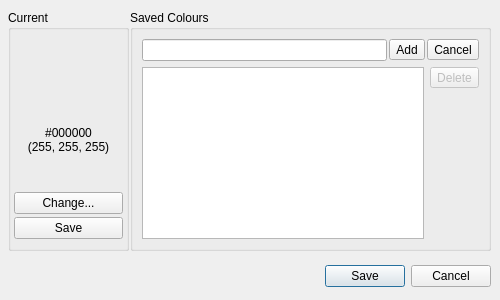
<?xml version="1.0" encoding="UTF-8"?>
<ui version="4.0">
 <class>Dialog</class>
 <widget class="QDialog" name="Dialog">
  <property name="windowModality">
   <enum>Qt::ApplicationModal</enum>
  </property>
  <property name="geometry">
   <rect>
    <x>0</x>
    <y>0</y>
    <width>500</width>
    <height>300</height>
   </rect>
  </property>
  <property name="minimumSize">
   <size>
    <width>500</width>
    <height>300</height>
   </size>
  </property>
  <property name="maximumSize">
   <size>
    <width>500</width>
    <height>300</height>
   </size>
  </property>
  <property name="baseSize">
   <size>
    <width>500</width>
    <height>300</height>
   </size>
  </property>
  <property name="windowTitle">
   <string>Select a Colour</string>
  </property>
  <property name="windowIcon">
   <iconset theme="color-picker"/>
  </property>
  <property name="modal">
   <bool>true</bool>
  </property>
  <widget class="QDialogButtonBox" name="buttonBox">
   <property name="geometry">
    <rect>
     <x>10</x>
     <y>260</y>
     <width>481</width>
     <height>32</height>
    </rect>
   </property>
   <property name="orientation">
    <enum>Qt::Horizontal</enum>
   </property>
   <property name="standardButtons">
    <set>QDialogButtonBox::Cancel|QDialogButtonBox::Save</set>
   </property>
  </widget>
  <widget class="QGroupBox" name="PreviewBox">
   <property name="geometry">
    <rect>
     <x>8</x>
     <y>10</y>
     <width>121</width>
     <height>241</height>
    </rect>
   </property>
   <property name="title">
    <string extracomment="The currently selected colour in the Colour Picker dialog box">Current</string>
   </property>
   <property name="flat">
    <bool>false</bool>
   </property>
   <layout class="QVBoxLayout" name="verticalLayout">
    <property name="spacing">
     <number>10</number>
    </property>
    <property name="leftMargin">
     <number>3</number>
    </property>
    <property name="rightMargin">
     <number>3</number>
    </property>
    <item>
     <spacer name="verticalSpacer">
      <property name="orientation">
       <enum>Qt::Vertical</enum>
      </property>
      <property name="sizeHint" stdset="0">
       <size>
        <width>20</width>
        <height>40</height>
       </size>
      </property>
     </spacer>
    </item>
    <item>
     <widget class="QWidget" name="CurrentPreview" native="true">
      <property name="minimumSize">
       <size>
        <width>0</width>
        <height>50</height>
       </size>
      </property>
      <property name="maximumSize">
       <size>
        <width>16777215</width>
        <height>50</height>
       </size>
      </property>
     </widget>
    </item>
    <item>
     <widget class="QLabel" name="CurrentLabel">
      <property name="text">
       <string notr="true">#000000
(255, 255, 255)</string>
      </property>
      <property name="alignment">
       <set>Qt::AlignCenter</set>
      </property>
     </widget>
    </item>
    <item>
     <spacer name="verticalSpacer_2">
      <property name="orientation">
       <enum>Qt::Vertical</enum>
      </property>
      <property name="sizeHint" stdset="0">
       <size>
        <width>20</width>
        <height>40</height>
       </size>
      </property>
     </spacer>
    </item>
    <item>
     <widget class="QWidget" name="CurrentButtons" native="true">
      <layout class="QVBoxLayout" name="verticalLayout_4">
       <property name="spacing">
        <number>3</number>
       </property>
       <property name="leftMargin">
        <number>0</number>
       </property>
       <property name="topMargin">
        <number>0</number>
       </property>
       <property name="rightMargin">
        <number>0</number>
       </property>
       <property name="bottomMargin">
        <number>0</number>
       </property>
       <item>
        <widget class="QPushButton" name="OpenPicker">
         <property name="toolTip">
          <string extracomment="Colour Picker: Tooltip informing the user what the &quot;Change...&quot; button will do">Opens the system's colour picker</string>
         </property>
         <property name="text">
          <string>Change...</string>
         </property>
         <property name="icon">
          <iconset theme="document-edit">
           <normaloff>.</normaloff>.</iconset>
         </property>
        </widget>
       </item>
       <item>
        <widget class="QPushButton" name="OpenSaveWidget">
         <property name="toolTip">
          <string extracomment="Colour Picker: Tooltip informing the user what the Save colour button does">Save this colour to the saved colour list</string>
         </property>
         <property name="text">
          <string>Save</string>
         </property>
         <property name="icon">
          <iconset theme="document-save">
           <normaloff>.</normaloff>.</iconset>
         </property>
        </widget>
       </item>
      </layout>
     </widget>
    </item>
   </layout>
  </widget>
  <widget class="QGroupBox" name="SavedBox">
   <property name="geometry">
    <rect>
     <x>130</x>
     <y>10</y>
     <width>361</width>
     <height>241</height>
    </rect>
   </property>
   <property name="title">
    <string>Saved Colours</string>
   </property>
   <layout class="QVBoxLayout" name="verticalLayout_2">
    <item>
     <widget class="QWidget" name="SaveWidget" native="true">
      <layout class="QHBoxLayout" name="horizontalLayout_2">
       <property name="spacing">
        <number>2</number>
       </property>
       <property name="leftMargin">
        <number>0</number>
       </property>
       <property name="topMargin">
        <number>0</number>
       </property>
       <property name="rightMargin">
        <number>0</number>
       </property>
       <property name="bottomMargin">
        <number>0</number>
       </property>
       <item>
        <widget class="QLineEdit" name="ColourName">
         <property name="toolTip">
          <string>Add the current colour to your saved colours list by giving it a name</string>
         </property>
         <property name="maxLength">
          <number>100</number>
         </property>
        </widget>
       </item>
       <item>
        <widget class="QToolButton" name="SaveToList">
         <property name="toolTip">
          <string extracomment="Colour Picker: Tooltip informing the user what the Save icon does">Save the current colour to the saved list</string>
         </property>
         <property name="text">
          <string>Add</string>
         </property>
         <property name="icon">
          <iconset theme="document-save">
           <normaloff>.</normaloff>.</iconset>
         </property>
        </widget>
       </item>
       <item>
        <widget class="QToolButton" name="CloseSaveWidget">
         <property name="toolTip">
          <string extracomment="Colour Picker: Tooltip informing the user what the Cancel icon does">Cancel saving this colour</string>
         </property>
         <property name="text">
          <string>Cancel</string>
         </property>
         <property name="icon">
          <iconset theme="document-close">
           <normaloff>.</normaloff>.</iconset>
         </property>
        </widget>
       </item>
      </layout>
     </widget>
    </item>
    <item>
     <widget class="QWidget" name="widget" native="true">
      <layout class="QHBoxLayout" name="horizontalLayout">
       <property name="leftMargin">
        <number>0</number>
       </property>
       <property name="topMargin">
        <number>0</number>
       </property>
       <property name="rightMargin">
        <number>0</number>
       </property>
       <property name="bottomMargin">
        <number>0</number>
       </property>
       <item>
        <widget class="QTreeWidget" name="SavedColours">
         <property name="editTriggers">
          <set>QAbstractItemView::NoEditTriggers</set>
         </property>
         <property name="dragEnabled">
          <bool>true</bool>
         </property>
         <property name="dragDropMode">
          <enum>QAbstractItemView::InternalMove</enum>
         </property>
         <property name="iconSize">
          <size>
           <width>16</width>
           <height>16</height>
          </size>
         </property>
         <property name="rootIsDecorated">
          <bool>false</bool>
         </property>
         <property name="itemsExpandable">
          <bool>false</bool>
         </property>
         <property name="headerHidden">
          <bool>true</bool>
         </property>
         <column>
          <property name="text">
           <string notr="true">Name</string>
          </property>
         </column>
         <column>
          <property name="text">
           <string notr="true">Hex</string>
          </property>
         </column>
        </widget>
       </item>
       <item>
        <widget class="QWidget" name="SavedColoursVList" native="true">
         <layout class="QVBoxLayout" name="verticalLayout_3">
          <property name="spacing">
           <number>0</number>
          </property>
          <property name="leftMargin">
           <number>0</number>
          </property>
          <property name="topMargin">
           <number>0</number>
          </property>
          <property name="rightMargin">
           <number>0</number>
          </property>
          <property name="bottomMargin">
           <number>0</number>
          </property>
          <item>
           <widget class="QToolButton" name="DeleteFromList">
            <property name="enabled">
             <bool>false</bool>
            </property>
            <property name="toolTip">
             <string extracomment="Colour Picker: Tooltip informing the user what the Delete icon does">Forget this colour from the list</string>
            </property>
            <property name="text">
             <string>Delete</string>
            </property>
            <property name="icon">
             <iconset theme="delete">
              <normaloff>.</normaloff>.</iconset>
            </property>
           </widget>
          </item>
          <item>
           <spacer name="verticalSpacer_3">
            <property name="orientation">
             <enum>Qt::Vertical</enum>
            </property>
            <property name="sizeHint" stdset="0">
             <size>
              <width>20</width>
              <height>40</height>
             </size>
            </property>
           </spacer>
          </item>
         </layout>
        </widget>
       </item>
      </layout>
     </widget>
    </item>
   </layout>
  </widget>
 </widget>
 <resources/>
 <connections>
  <connection>
   <sender>buttonBox</sender>
   <signal>accepted()</signal>
   <receiver>Dialog</receiver>
   <slot>accept()</slot>
   <hints>
    <hint type="sourcelabel">
     <x>248</x>
     <y>254</y>
    </hint>
    <hint type="destinationlabel">
     <x>157</x>
     <y>274</y>
    </hint>
   </hints>
  </connection>
  <connection>
   <sender>buttonBox</sender>
   <signal>rejected()</signal>
   <receiver>Dialog</receiver>
   <slot>reject()</slot>
   <hints>
    <hint type="sourcelabel">
     <x>316</x>
     <y>260</y>
    </hint>
    <hint type="destinationlabel">
     <x>286</x>
     <y>274</y>
    </hint>
   </hints>
  </connection>
 </connections>
</ui>
